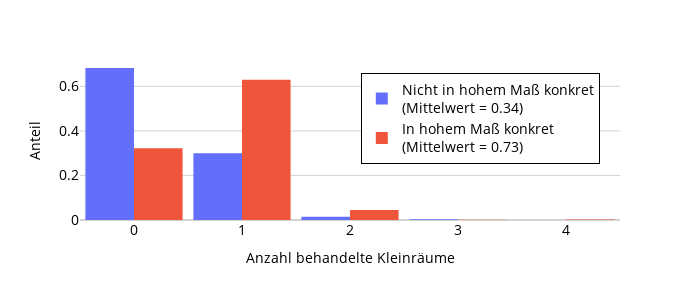
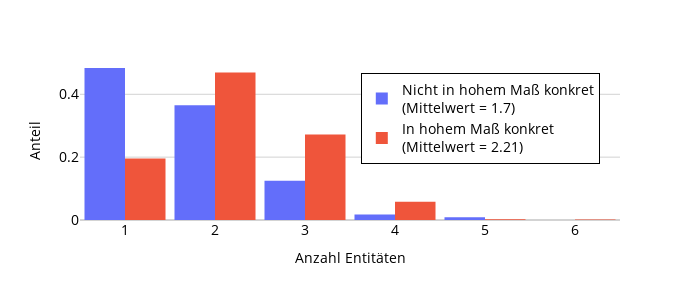
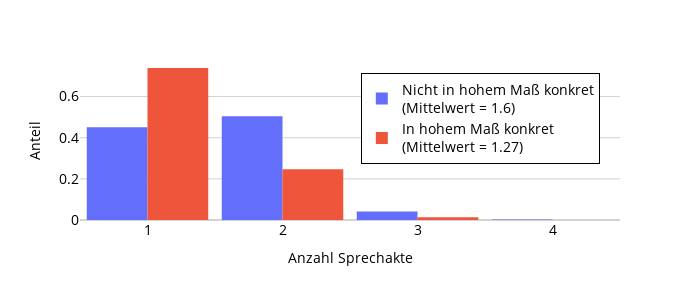

Write notebook code for charts like these, in order.
### Code cell
meta_plot = meta_anth_bin.copy()

for cont_comp_feature in results_filtered.index:
    mean_main = meta_plot[meta_plot[main_feature] == 1][cont_comp_feature].mean()
    mean_notmain = meta_plot[meta_plot[main_feature] == 0][cont_comp_feature].mean()
    label_main = f"In hohem Maß konkret<br>(Mittelwert = {round(mean_main, 2)})"
    label_notmain = f"Nicht in hohem Maß konkret<br>(Mittelwert = {round(mean_notmain, 2)})"
    meta_plot['plot_legend'] = [label_main if x == 1 else label_notmain for x in meta_plot[main_feature]]
        
    fig = px.histogram(
        meta_plot,
        x = cont_comp_feature,
        color = 'plot_legend',
        histnorm = 'probability density',
        barmode = 'group',
        labels = {'plot_legend' : '', 
                  'sprechakte_count' : 'Anzahl Sprechakte',
                  'entity_count' : 'Anzahl Entitäten',
                  'kleinraum_count' : 'Anzahl behandelte Kleinräume',
                 }
    )

    fig.update_layout(
        width = 700, height = 300,
        yaxis_title="Anteil",
        xaxis=dict(tickfont=dict(size=14), titlefont=dict(size=14)),
        yaxis=dict(tickfont=dict(size=14), titlefont=dict(size=14)),
        legend=dict(font = dict(size=14), x=0.52, y = 0.92),
        bargap=0.1
    )
    fig = update_fig_for_publication(fig)
    fig.write_image(f"plots/6.10 Konkretheit – {cont_comp_feature}.pdf")
    fig.show()

### Figure 1 — Plotly figure (JSON) as saved in the notebook; plotly's stock layout.template omitted (floating-point values rounded to 4 significant figures; data arrays with more than 128 entries replaced by an {"elided": "..."} marker saying what was removed)
{"data": [{"alignmentgroup": "True", "bingroup": "x", "histnorm": "probability density", "hovertemplate": "=Nicht in hohem Maß konkret<br>(Mittelwert = 0.34)<br>Anzahl behandelte Kleinräume=%{x}<br>probability density=%{y}<extra></extra>", "legendgroup": "Nicht in hohem Maß konkret<br>(Mittelwert = 0.34)", "marker": {"color": "#636efa", "pattern": {"shape": ""}}, "name": "Nicht in hohem Maß konkret<br>(Mittelwert = 0.34)", "offsetgroup": "Nicht in hohem Maß konkret<br>(Mittelwert = 0.34)", "orientation": "v", "showlegend": true, "type": "histogram", "x": {"elided": "337 int values"}, "xaxis": "x", "yaxis": "y"}, {"alignmentgroup": "True", "bingroup": "x", "histnorm": "probability density", "hovertemplate": "=In hohem Maß konkret<br>(Mittelwert = 0.73)<br>Anzahl behandelte Kleinräume=%{x}<br>probability density=%{y}<extra></extra>", "legendgroup": "In hohem Maß konkret<br>(Mittelwert = 0.73)", "marker": {"color": "#EF553B", "pattern": {"shape": ""}}, "name": "In hohem Maß konkret<br>(Mittelwert = 0.73)", "offsetgroup": "In hohem Maß konkret<br>(Mittelwert = 0.73)", "orientation": "v", "showlegend": true, "type": "histogram", "x": {"elided": "1513 int values"}, "xaxis": "x", "yaxis": "y"}], "layout": {"bargap": 0.1, "barmode": "group", "font": {"color": "black"}, "height": 300, "legend": {"bordercolor": "black", "borderwidth": 1, "font": {"size": 14}, "title": {"text": ""}, "tracegroupgap": 0, "x": 0.52, "y": 0.92}, "margin": {"t": 60}, "paper_bgcolor": "white", "plot_bgcolor": "white", "width": 700, "xaxis": {"anchor": "y", "autorange": true, "color": "black", "domain": [0, 1], "gridcolor": "white", "range": [-0.5, 4.5], "showgrid": false, "tickfont": {"size": 14}, "title": {"font": {"size": 14}, "text": "Anzahl behandelte Kleinräume"}, "type": "linear"}, "yaxis": {"anchor": "x", "autorange": true, "color": "black", "domain": [0, 1], "gridcolor": "lightgray", "range": [0, 0.7184], "tickfont": {"size": 14}, "title": {"font": {"size": 14}, "text": "Anteil"}, "zerolinecolor": "lightgray"}}}

### Figure 2 — Plotly figure (JSON) as saved in the notebook; plotly's stock layout.template omitted (floating-point values rounded to 4 significant figures; data arrays with more than 128 entries replaced by an {"elided": "..."} marker saying what was removed)
{"data": [{"alignmentgroup": "True", "bingroup": "x", "histnorm": "probability density", "hovertemplate": "=Nicht in hohem Maß konkret<br>(Mittelwert = 1.7)<br>Anzahl Entitäten=%{x}<br>probability density=%{y}<extra></extra>", "legendgroup": "Nicht in hohem Maß konkret<br>(Mittelwert = 1.7)", "marker": {"color": "#636efa", "pattern": {"shape": ""}}, "name": "Nicht in hohem Maß konkret<br>(Mittelwert = 1.7)", "offsetgroup": "Nicht in hohem Maß konkret<br>(Mittelwert = 1.7)", "orientation": "v", "showlegend": true, "type": "histogram", "x": {"elided": "337 int values"}, "xaxis": "x", "yaxis": "y"}, {"alignmentgroup": "True", "bingroup": "x", "histnorm": "probability density", "hovertemplate": "=In hohem Maß konkret<br>(Mittelwert = 2.21)<br>Anzahl Entitäten=%{x}<br>probability density=%{y}<extra></extra>", "legendgroup": "In hohem Maß konkret<br>(Mittelwert = 2.21)", "marker": {"color": "#EF553B", "pattern": {"shape": ""}}, "name": "In hohem Maß konkret<br>(Mittelwert = 2.21)", "offsetgroup": "In hohem Maß konkret<br>(Mittelwert = 2.21)", "orientation": "v", "showlegend": true, "type": "histogram", "x": {"elided": "1513 int values"}, "xaxis": "x", "yaxis": "y"}], "layout": {"bargap": 0.1, "barmode": "group", "font": {"color": "black"}, "height": 300, "legend": {"bordercolor": "black", "borderwidth": 1, "font": {"size": 14}, "title": {"text": ""}, "tracegroupgap": 0, "x": 0.52, "y": 0.92}, "margin": {"t": 60}, "paper_bgcolor": "white", "plot_bgcolor": "white", "width": 700, "xaxis": {"anchor": "y", "autorange": true, "color": "black", "domain": [0, 1], "gridcolor": "white", "range": [0.5, 6.5], "showgrid": false, "tickfont": {"size": 14}, "title": {"font": {"size": 14}, "text": "Anzahl Entitäten"}, "type": "linear"}, "yaxis": {"anchor": "x", "autorange": true, "color": "black", "domain": [0, 1], "gridcolor": "lightgray", "range": [0, 0.5091], "tickfont": {"size": 14}, "title": {"font": {"size": 14}, "text": "Anteil"}, "zerolinecolor": "lightgray"}}}

### Figure 3 — Plotly figure (JSON) as saved in the notebook; plotly's stock layout.template omitted (floating-point values rounded to 4 significant figures; data arrays with more than 128 entries replaced by an {"elided": "..."} marker saying what was removed)
{"data": [{"alignmentgroup": "True", "bingroup": "x", "histnorm": "probability density", "hovertemplate": "=Nicht in hohem Maß konkret<br>(Mittelwert = 1.6)<br>Anzahl Sprechakte=%{x}<br>probability density=%{y}<extra></extra>", "legendgroup": "Nicht in hohem Maß konkret<br>(Mittelwert = 1.6)", "marker": {"color": "#636efa", "pattern": {"shape": ""}}, "name": "Nicht in hohem Maß konkret<br>(Mittelwert = 1.6)", "offsetgroup": "Nicht in hohem Maß konkret<br>(Mittelwert = 1.6)", "orientation": "v", "showlegend": true, "type": "histogram", "x": {"elided": "337 int values"}, "xaxis": "x", "yaxis": "y"}, {"alignmentgroup": "True", "bingroup": "x", "histnorm": "probability density", "hovertemplate": "=In hohem Maß konkret<br>(Mittelwert = 1.27)<br>Anzahl Sprechakte=%{x}<br>probability density=%{y}<extra></extra>", "legendgroup": "In hohem Maß konkret<br>(Mittelwert = 1.27)", "marker": {"color": "#EF553B", "pattern": {"shape": ""}}, "name": "In hohem Maß konkret<br>(Mittelwert = 1.27)", "offsetgroup": "In hohem Maß konkret<br>(Mittelwert = 1.27)", "orientation": "v", "showlegend": true, "type": "histogram", "x": {"elided": "1513 int values"}, "xaxis": "x", "yaxis": "y"}], "layout": {"bargap": 0.1, "barmode": "group", "font": {"color": "black"}, "height": 300, "legend": {"bordercolor": "black", "borderwidth": 1, "font": {"size": 14}, "title": {"text": ""}, "tracegroupgap": 0, "x": 0.52, "y": 0.92}, "margin": {"t": 60}, "paper_bgcolor": "white", "plot_bgcolor": "white", "width": 700, "xaxis": {"anchor": "y", "autorange": true, "color": "black", "domain": [0, 1], "gridcolor": "white", "range": [0.5, 4.5], "showgrid": false, "tickfont": {"size": 14}, "title": {"font": {"size": 14}, "text": "Anzahl Sprechakte"}, "type": "linear"}, "yaxis": {"anchor": "x", "autorange": true, "color": "black", "domain": [0, 1], "gridcolor": "lightgray", "range": [0, 0.7778], "tickfont": {"size": 14}, "title": {"font": {"size": 14}, "text": "Anteil"}, "zerolinecolor": "lightgray"}}}
